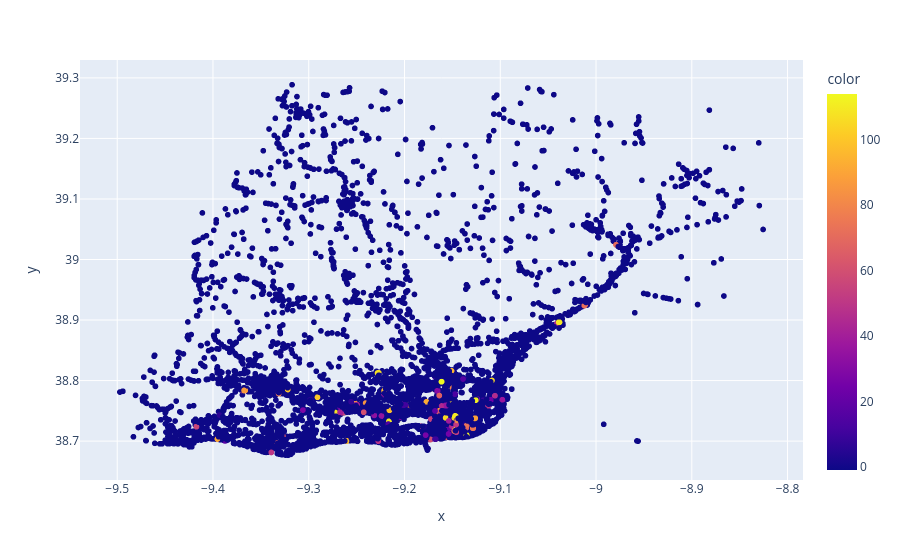

Notebook code for this chart:
### Code cell
px.scatter(x=longitude, y= latitude, color = dataLisboa["clusters"])

### Figure 1 — Plotly figure (JSON) as saved in the notebook; plotly's stock layout.template omitted (floating-point values rounded to 4 significant figures; data arrays with more than 128 entries replaced by an {"elided": "..."} marker saying what was removed)
{"data": [{"hovertemplate": "x=%{x}<br>y=%{y}<br>color=%{marker.color}<extra></extra>", "legendgroup": "", "marker": {"color": {"elided": "6945 int values"}, "coloraxis": "coloraxis", "symbol": "circle"}, "mode": "markers", "name": "", "showlegend": false, "type": "scattergl", "x": {"elided": "6945 float values"}, "xaxis": "x", "y": {"elided": "6945 float values"}, "yaxis": "y"}], "layout": {"coloraxis": {"colorbar": {"title": {"text": "color"}}, "colorscale": [[0, "#0d0887"], [0.1111, "#46039f"], [0.2222, "#7201a8"], [0.3333, "#9c179e"], [0.4444, "#bd3786"], [0.5556, "#d8576b"], [0.6667, "#ed7953"], [0.7778, "#fb9f3a"], [0.8889, "#fdca26"], [1, "#f0f921"]]}, "legend": {"tracegroupgap": 0}, "margin": {"t": 60}, "xaxis": {"anchor": "y", "domain": [0, 1], "title": {"text": "x"}}, "yaxis": {"anchor": "x", "domain": [0, 1], "title": {"text": "y"}}}}
